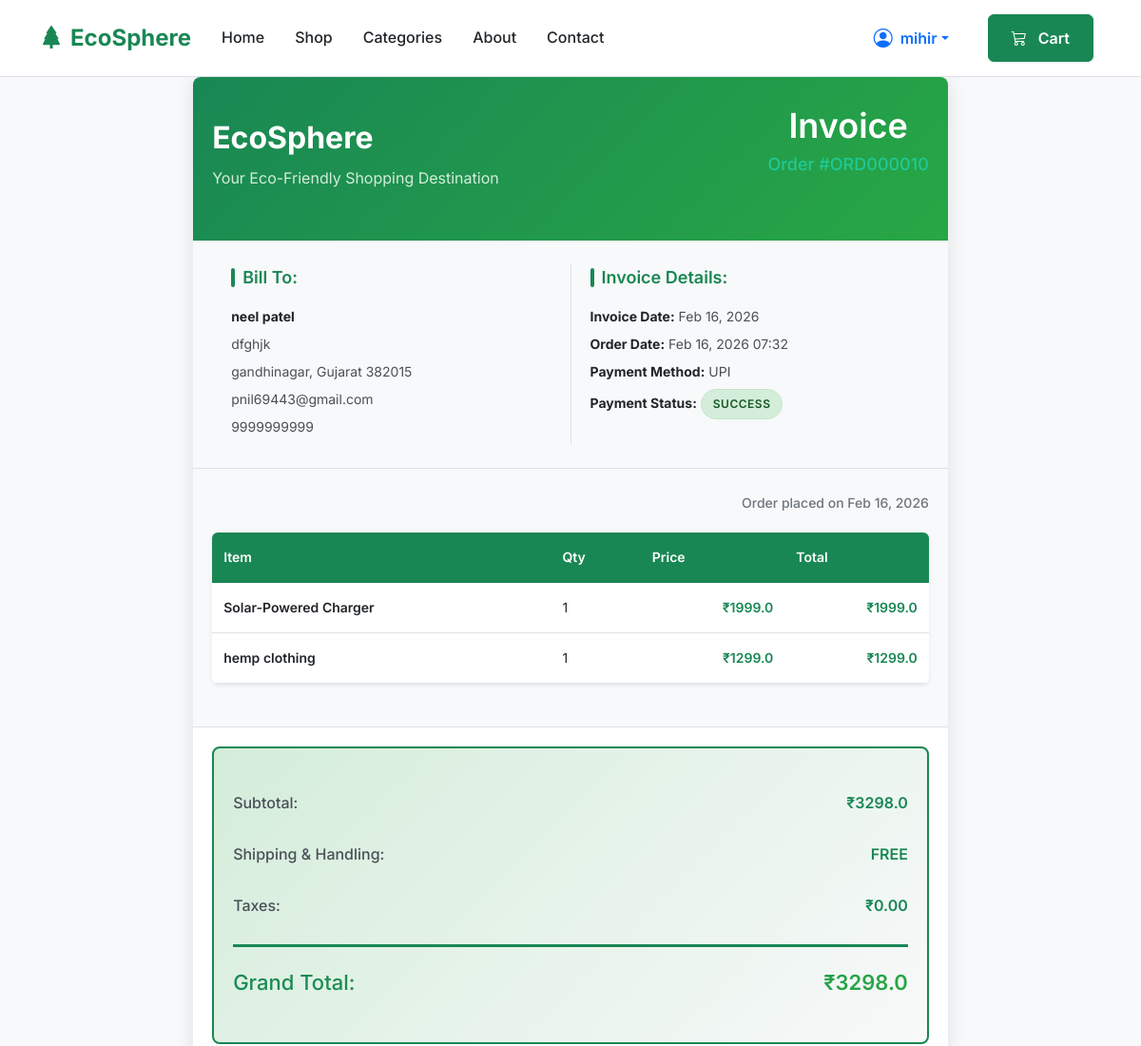
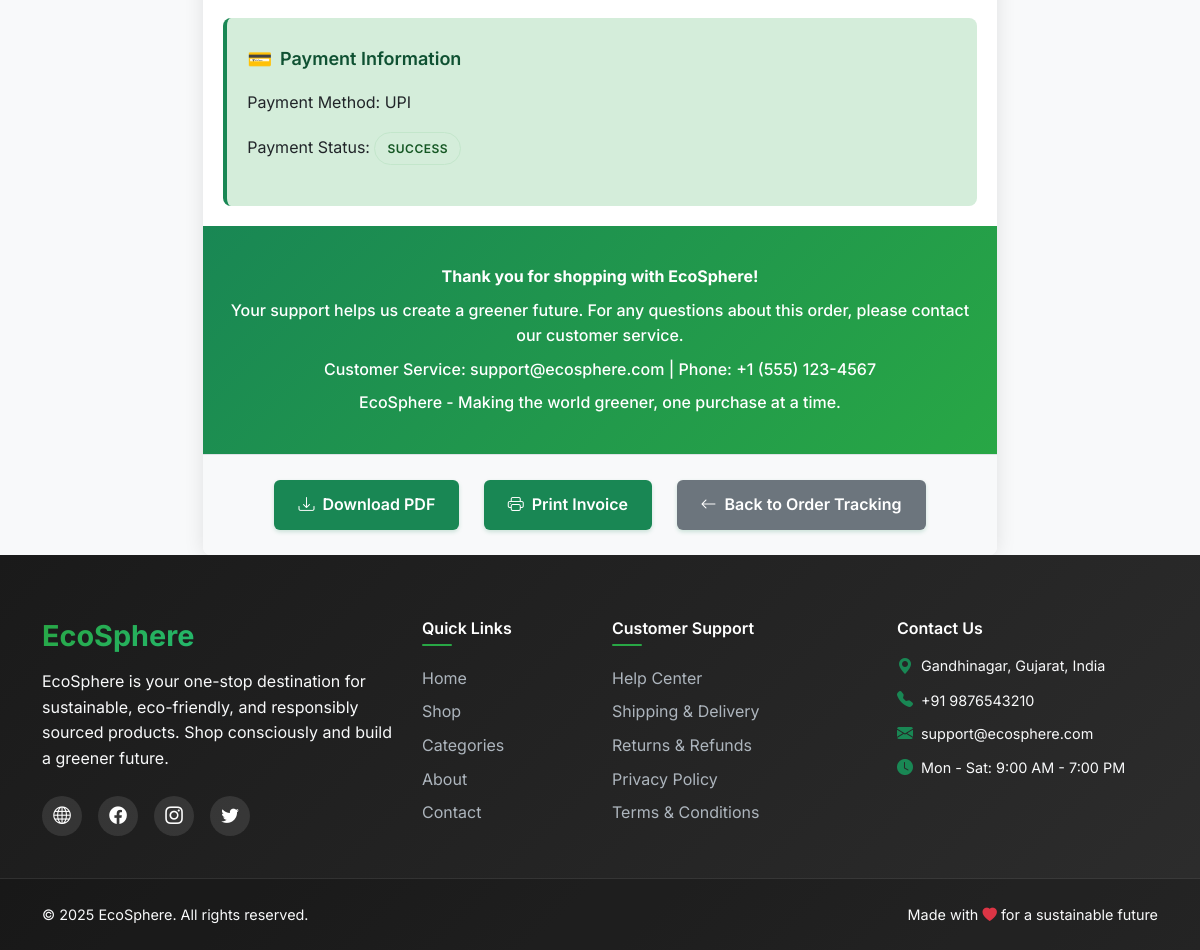
/invoice/ORD000010/ (signed in), run on the app's committed database (2 pictures, top to bottom).
### store/models.py (models this page shows, shortened)
class Order(models.Model):
    STATUS_CHOICES = [
        ('pending', 'Pending'),
        ('confirmed', 'Confirmed'),
        ('shipped', 'Shipped'),
        ('delivered', 'Delivered'),
    ]
    PAYMENT_CHOICES = [
        ('cod', 'Cash on Delivery'),
        ('upi', 'UPI'),
        ('card', 'Card'),
    ]
    user = models.ForeignKey(User, on_delete=models.CASCADE)
    order_id = models.CharField(max_length=20, unique=True, blank=True)
    first_name = models.CharField(max_length=100)
    last_name = models.CharField(max_length=100)
    email = models.EmailField()
    phone = models.CharField(max_length=15)
    address = models.TextField()
    city = models.CharField(max_length=100)
    state = models.CharField(max_length=100)
    pincode = models.CharField(max_length=10)
    payment_method = models.CharField(max_length=10, choices=PAYMENT_CHOICES, default='cod')
    payment_status = models.CharField(max_length=20, default='pending')
    status = models.CharField(max_length=20, choices=STATUS_CHOICES, default='pending')
    total = models.FloatField()
    created_at = models.DateTimeField(auto_now_add=True)
    updated_at = models.DateTimeField(auto_now=True)

class OrderItem(models.Model):
    order = models.ForeignKey(Order, on_delete=models.CASCADE, related_name='items')
    product = models.ForeignKey(Product, on_delete=models.CASCADE)
    quantity = models.PositiveIntegerField()
    price = models.FloatField()  # Price at the time of order
    def subtotal(self):
        return self.price * self.quantity

class Product(models.Model):
    name = models.CharField(max_length=200)
    price = models.FloatField()
    category = models.ForeignKey(Category, on_delete=models.CASCADE)
    is_available = models.BooleanField(default=True)
    image_name = models.CharField(max_length=200, blank=True, null=True)
    image = models.ImageField(upload_to='products/')
    is_featured = models.BooleanField(default=False)

### store/views.py (the view)
# urls.py: path('invoice/<str:order_id>/', views.invoice, name='invoice'),
@login_required
def invoice(request, order_id):
    try:
        order = Order.objects.get(order_id=order_id, user=request.user)
        order_items = OrderItem.objects.filter(order=order)
        return render(request, "store/invoice.html", {
            "order": order,
            "order_items": order_items,
        })
    except Order.DoesNotExist:
        messages.error(request, "Order not found.")
        return redirect("home")

### store/templates/store/invoice.html (shortened to what this page needs)
{% extends "store/base.html" %}
{% load static %}
{% block content %}
<div class="invoice-container">
    <div class="invoice-header">
        <div class="header-top">
            <div>
                <div class="company-logo">EcoSphere</div>
                <div class="company-tagline">Your Eco-Friendly Shopping Destination</div>
            </div>
            <div class="invoice-title">
                <h1>Invoice</h1>
                <div class="invoice-number">Order #{{ order.order_id }}</div>
            </div>
        </div>
    </div>
    <div class="invoice-details">
        <div class="billing-info">
            <div class="info-title">Bill To:</div>
            <div class="info-content">
                <p><strong>{{ order.first_name }} {{ order.last_name }}</strong></p>
                <p>{{ order.address }}</p>
                <p>{{ order.city }}, {{ order.state }} {{ order.pincode }}</p>
                <p>{{ order.email }}</p>
                <p>{{ order.phone }}</p>
            </div>
        </div>
        <div class="shipping-info">
            <div class="info-title">Invoice Details:</div>
            <div class="info-content">
                <p><strong>Invoice Date:</strong> {{ order.created_at|date:"M d, Y" }}</p>
                <p><strong>Order Date:</strong> {{ order.created_at|date:"M d, Y H:i" }}</p>
                <p><strong>Payment Method:</strong> {{ order.get_payment_method_display }}</p>
                <p><strong>Payment Status:</strong>
                    <span class="status-indicator {% if order.payment_status == 'SUCCESS' %}status-success{% elif order.payment_status == 'PENDING' %}status-pending{% else %}status-failed{% endif %}">
                        {{ order.payment_status }}
                    </span>
                </p>
            </div>
        </div>
    </div>
    <div class="order-summary">
        <div class="order-date">Order placed on {{ order.created_at|date:"M d, Y" }}</div>
        <table class="items-table">
            <thead>
                <tr>
                    <th>Item</th>
                    <th>Qty</th>
                    <th>Price</th>
                    <th>Total</th>
                </tr>
            </thead>
            <tbody>
                {% for item in order_items %}
                <tr>
                    <td class="item-description">{{ item.product.name }}</td>
                    <td>{{ item.quantity }}</td>
                    <td class="item-price">₹{{ item.price }}</td>
                    <td class="item-price">₹{{ item.subtotal }}</td>
                </tr>
                {% endfor %}
            </tbody>
        </table>
    </div>
    <div class="total-section">
        <div class="total-row">
            <span>Subtotal:</span>
            <span>₹{{ order.total }}</span>
        </div>
        <div class="total-row">
            <span>Shipping & Handling:</span>
            <span>FREE</span>
        </div>
        <div class="total-row">
            <span>Taxes:</span>
            <span>₹0.00</span>
        </div>
        <div class="total-row grand-total">
            <span>Grand Total:</span>
            <span>₹{{ order.total }}</span>
        </div>
    </div>
    <div class="payment-info">
        <div class="payment-title">Payment Information</div>
        <p>Payment Method: {{ order.get_payment_method_display }}</p>
        <p>Payment Status: <span class="status-indicator {% if order.payment_status == 'SUCCESS' %}status-success{% elif order.payment_status == 'PENDING' %}status-pending{% else %}status-failed{% endif %}">{{ order.payment_status }}</span></p>
    </div>
    <div class="footer-message no-print">
        <p><strong>Thank you for shopping with EcoSphere!</strong></p>
        <p>Your support helps us create a greener future. For any questions about this order, please contact our customer service.</p>
        <p>Customer Service: support@ecosphere.com | Phone: +1 (555) 123-4567</p>
        <p>EcoSphere - Making the world greener, one purchase at a time.</p>
    </div>
    <div class="action-buttons no-print">
        <button onclick="downloadInvoice()" class="btn-download">
            <i class="bi bi-download"></i>
            Download PDF
        </button>
        <button onclick="window.print()" class="btn-print">
            <i class="bi bi-printer"></i>
            Print Invoice
        </button>
        <a href="{% url 'order_tracking' order.order_id %}" class="btn-back">
            <i class="bi bi-arrow-left"></i>
            Back to Order Tracking
        </a>
    </div>
</div>
{% endblock %}

### store/templates/store/navbar.html (shortened to what this page needs)
{% load static %}
<nav class="navbar navbar-expand-lg navbar-light sticky-top">
    <div class="container">
        <a href="{% url 'home' %}" class="navbar-brand d-flex align-items-center">
            <i class="bi bi-tree-fill text-success me-2 fs-4"></i>
            <span class="fw-bold">EcoSphere</span>
        </a>
        <div class="collapse navbar-collapse" id="navbarNav">
            <ul class="navbar-nav me-auto mb-2 mb-lg-0">
                <li class="nav-item">
                    <a href="{% url 'home' %}" class="nav-link px-3">Home</a>
                </li>
                <li class="nav-item">
                    <a href="{% url 'shop' %}" class="nav-link px-3">Shop</a>
                </li>
                <li class="nav-item">
                    <a href="{% url 'categories' %}" class="nav-link px-3">Categories</a>
                </li>
                <li class="nav-item">
                    <a href="{% url 'about' %}" class="nav-link px-3">About</a>
                </li>
                <li class="nav-item">
                    <a href="{% url 'contact' %}" class="nav-link px-3">Contact</a>
                </li>
            </ul>
            <div class="d-flex align-items-center">
                {% if user.is_authenticated %}
                    <div class="dropdown me-3">
                        <button class="btn btn-link text-decoration-none dropdown-toggle d-flex align-items-center" type="button" id="userDropdown" data-bs-toggle="dropdown" aria-expanded="false">
                            <i class="bi bi-person-circle fs-5 me-2"></i>
                            <span class="d-none d-md-inline">{{ user.username }}</span>
                        </button>
                    </div>
                    <a href="{% url 'cart' %}" class="btn btn-success position-relative me-2">
                        <i class="bi bi-cart3"></i>
                        <span class="d-none d-md-inline ms-2">Cart</span>
                    </a>
                {% endif %}
            </div>
        </div>
    </div>
</nav>

### store/static/css/style.css (style rules this page uses)
:root { --primary-green: #198754; --primary-green-light: #20c997; --primary-green-dark: #146c43; --secondary-green: #28a745; --accent-green: #2ecc71; --light-green: #d4edda; --dark-green: #0f5132; --text-primary: #212529; --text-secondary: #6c757d; --text-light: #f8f9fa; --bg-light: #f8f9fa; --bg-white: #ffffff; --bg-dark: #343a40; --border-color: #dee2e6; --shadow-sm: 0 0.125rem 0.25rem rgba(0, 0, 0, 0.075); --shadow: 0 0.5rem 1rem rgba(0, 0, 0, 0.15); --shadow-lg: 0 1rem 3rem rgba(0, 0, 0, 0.175); --border-radius: 0.375rem; --border-radius-lg: 0.5rem; --border-radius-xl: 1rem; --transition: all 0.3s ease; }
* { box-sizing: border-box; }
body { font-family: 'Inter', -apple-system, BlinkMacSystemFont, 'Segoe UI', Roboto, sans-serif; line-height: 1.6; color: var(--text-primary); background-color: var(--bg-light); }
h1, h2, h3, h4, h5, h6 { font-weight: 600; line-height: 1.2; margin-bottom: 1rem; }
h1 { font-size: 2.5rem; }
.text-success { color: var(--primary-green) !important; }
.navbar { background: rgba(255, 255, 255, 0.95) !important; backdrop-filter: blur(10px); -webkit-backdrop-filter: blur(10px); border-bottom: 1px solid var(--border-color); padding: 0.75rem 0; transition: var(--transition); }
.navbar-brand { font-size: 1.5rem; font-weight: 700; color: var(--primary-green) !important; transition: var(--transition); }
.nav-link { font-weight: 500; color: var(--text-primary) !important; transition: var(--transition); position: relative; }
.nav-link::after { content: ''; position: absolute; width: 0; height: 2px; bottom: -5px; left: 50%; background-color: var(--primary-green); transition: var(--transition); transform: translateX(-50%); }
.btn-success { background-color: var(--primary-green); border-color: var(--primary-green); font-weight: 600; padding: 0.5rem 1.5rem; border-radius: var(--border-radius); transition: var(--transition); }
.btn { font-weight: 600; border-radius: var(--border-radius); padding: 0.75rem 1.5rem; transition: var(--transition); }

### data on the page
Order: order_id "ORD000010", first_name "neel", last_name "patel", address "dfghjk", city "gandhinagar", state "Gujarat", pincode "382015", email "pnil69443@gmail.com", phone "9999999999", created_at "Feb 16, 2026", created_at "Feb 16, 2026 07:32", payment_method "UPI", payment_status "SUCCESS", total "3298.0"
OrderItem: product.name "Solar-Powered Charger", quantity "1", price "1999.0", subtotal "1999.0"
OrderItem: product.name "hemp clothing", quantity "1", price "1299.0", subtotal "1299.0"

### other printed values
{{ user.username }} "mihir"
